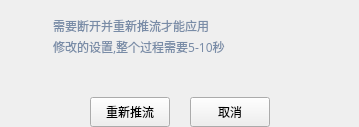
<?xml version="1.0" encoding="UTF-8"?>
<ui version="4.0">
 <class>OperTipNeedRepushContentWgt</class>
 <widget class="QWidget" name="OperTipNeedRepushContentWgt">
  <property name="geometry">
   <rect>
    <x>0</x>
    <y>0</y>
    <width>359</width>
    <height>127</height>
   </rect>
  </property>
  <property name="minimumSize">
   <size>
    <width>353</width>
    <height>127</height>
   </size>
  </property>
  <property name="maximumSize">
   <size>
    <width>359</width>
    <height>127</height>
   </size>
  </property>
  <property name="windowTitle">
   <string>Form</string>
  </property>
  <layout class="QVBoxLayout" name="verticalLayout">
   <property name="spacing">
    <number>0</number>
   </property>
   <property name="leftMargin">
    <number>0</number>
   </property>
   <property name="topMargin">
    <number>0</number>
   </property>
   <property name="rightMargin">
    <number>0</number>
   </property>
   <property name="bottomMargin">
    <number>0</number>
   </property>
   <item>
    <layout class="QHBoxLayout" name="horizontalLayout_6">
     <property name="spacing">
      <number>0</number>
     </property>
     <item>
      <spacer name="horizontalSpacer_16">
       <property name="orientation">
        <enum>Qt::Horizontal</enum>
       </property>
       <property name="sizeType">
        <enum>QSizePolicy::Fixed</enum>
       </property>
       <property name="sizeHint" stdset="0">
        <size>
         <width>23</width>
         <height>20</height>
        </size>
       </property>
      </spacer>
     </item>
     <item>
      <widget class="QLabel" name="OperTipNeedRepushPic">
       <property name="text">
        <string/>
       </property>
       <property name="pixmap">
        <pixmap resource="../BiLiOBS.qrc">:/OperTip/find-disconnected</pixmap>
       </property>
      </widget>
     </item>
     <item>
      <spacer name="horizontalSpacer_17">
       <property name="orientation">
        <enum>Qt::Horizontal</enum>
       </property>
       <property name="sizeType">
        <enum>QSizePolicy::Fixed</enum>
       </property>
       <property name="sizeHint" stdset="0">
        <size>
         <width>23</width>
         <height>20</height>
        </size>
       </property>
      </spacer>
     </item>
     <item>
      <widget class="QLabel" name="OperTipMsg">
       <property name="styleSheet">
        <string notr="true">font-family:&quot;Microsoft YaHei&quot;;
color:rgb(121, 140, 167);</string>
       </property>
       <property name="text">
        <string>&lt;p  style=&quot;line-height:125%&quot;&gt;
  &lt;font color=#798ca7 style=&quot;font-size:12px; font-family:Microsoft Yahei;&quot;&gt;
需要断开并重新推流才能应用&lt;br&gt;
修改的设置,整个过程需要5-10秒
  &lt;/font&gt;
&lt;/p&gt;</string>
       </property>
      </widget>
     </item>
     <item>
      <spacer name="horizontalSpacer_18">
       <property name="orientation">
        <enum>Qt::Horizontal</enum>
       </property>
       <property name="sizeHint" stdset="0">
        <size>
         <width>40</width>
         <height>20</height>
        </size>
       </property>
      </spacer>
     </item>
    </layout>
   </item>
   <item>
    <spacer name="verticalSpacer_2">
     <property name="orientation">
      <enum>Qt::Vertical</enum>
     </property>
     <property name="sizeType">
      <enum>QSizePolicy::Preferred</enum>
     </property>
     <property name="sizeHint" stdset="0">
      <size>
       <width>20</width>
       <height>19</height>
      </size>
     </property>
    </spacer>
   </item>
   <item>
    <layout class="QHBoxLayout" name="horizontalLayout_11">
     <property name="spacing">
      <number>0</number>
     </property>
     <item>
      <spacer name="horizontalSpacer_29">
       <property name="orientation">
        <enum>Qt::Horizontal</enum>
       </property>
       <property name="sizeHint" stdset="0">
        <size>
         <width>40</width>
         <height>20</height>
        </size>
       </property>
      </spacer>
     </item>
     <item>
      <widget class="QPushButton" name="OperTipRepushAndApplyBtn">
       <property name="minimumSize">
        <size>
         <width>80</width>
         <height>30</height>
        </size>
       </property>
       <property name="maximumSize">
        <size>
         <width>80</width>
         <height>30</height>
        </size>
       </property>
       <property name="text">
        <string>重新推流</string>
       </property>
      </widget>
     </item>
     <item>
      <spacer name="horizontalSpacer_30">
       <property name="orientation">
        <enum>Qt::Horizontal</enum>
       </property>
       <property name="sizeType">
        <enum>QSizePolicy::Fixed</enum>
       </property>
       <property name="sizeHint" stdset="0">
        <size>
         <width>20</width>
         <height>20</height>
        </size>
       </property>
      </spacer>
     </item>
     <item>
      <widget class="QPushButton" name="OperTipCancelBtn">
       <property name="minimumSize">
        <size>
         <width>80</width>
         <height>30</height>
        </size>
       </property>
       <property name="maximumSize">
        <size>
         <width>80</width>
         <height>30</height>
        </size>
       </property>
       <property name="text">
        <string>取消</string>
       </property>
      </widget>
     </item>
     <item>
      <spacer name="horizontalSpacer_31">
       <property name="orientation">
        <enum>Qt::Horizontal</enum>
       </property>
       <property name="sizeHint" stdset="0">
        <size>
         <width>40</width>
         <height>20</height>
        </size>
       </property>
      </spacer>
     </item>
    </layout>
   </item>
  </layout>
 </widget>
 <resources>
  <include location="../../../../workspace/biliobs-win-bak/biliobs/resources/BiLiOBS.qrc"/>
  <include location="../BiLiOBS.qrc"/>
 </resources>
 <connections/>
</ui>
